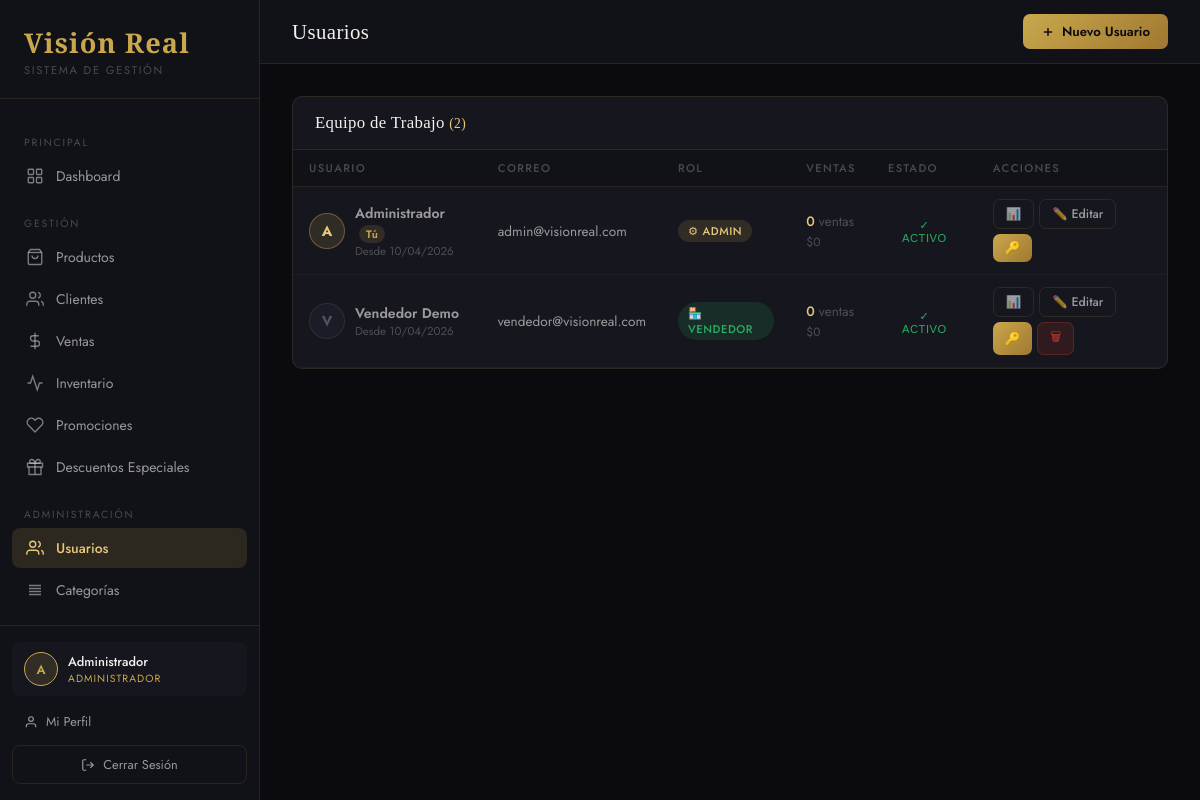
/views/usuarios.php (signed in), run on the app's committed database.
### tables this page shows
CREATE TABLE IF NOT EXISTS usuarios (
    id INT AUTO_INCREMENT PRIMARY KEY,
    nombre VARCHAR(100) NOT NULL,
    email VARCHAR(150) NOT NULL UNIQUE,
    password VARCHAR(255) NOT NULL,
    rol ENUM('administrador','gestor_inventario','vendedor') NOT NULL DEFAULT 'vendedor',
    activo TINYINT(1) DEFAULT 1,
    created_at TIMESTAMP DEFAULT CURRENT_TIMESTAMP
);

### config/session.php (called while the page is built, shortened)
<?php
function getRol()      { return $_SESSION['user_rol'] ?? ''; }
function isAdmin()     { return getRol() === 'administrador'; }
function getCurrentUser() {
    return [
        'id'     => $_SESSION['user_id']    ?? null,
        'nombre' => $_SESSION['user_nombre'] ?? '',
        'email'  => $_SESSION['user_email']  ?? '',
        'rol'    => $_SESSION['user_rol']    ?? '',
    ];
}
?>

### models/Usuario.php (called while the page is built, shortened)
<?php
require_once __DIR__ . '/../config/database.php';
class Usuario {
    private $db;
    public function __construct() { $this->db = Database::getInstance(); }
    public function getAll() {
        $r = $this->db->query("SELECT id, nombre, email, rol, activo, created_at FROM usuarios ORDER BY rol ASC, nombre ASC");
        $a = []; while($row=$r->fetch_assoc()) $a[]=$row; return $a;
    }
    public function getResumenVentas($usuario_id) {
        $s = $this->db->prepare(
            "SELECT COUNT(*) as total_ventas, COALESCE(SUM(total),0) as total_monto
             FROM ventas WHERE usuario_id=? AND estado='completada'"
        );
        $s->bind_param("i",$usuario_id); $s->execute();
        return $s->get_result()->fetch_assoc();
    }
}
?>

### config/database.php (called while the page is built, shortened)
<?php
class Database {
    private static $instance = null;
    private $connection;
    private function __construct() {
        $this->connection = new mysqli(DB_HOST, DB_USER, DB_PASS, DB_NAME);
        $this->connection->set_charset(DB_CHARSET);
    }
    public static function getInstance() {
        if (self::$instance === null) self::$instance = new Database();
        return self::$instance;
    }
    public function query($sql)     { return $this->connection->query($sql); }
    public function prepare($sql)   { return $this->connection->prepare($sql); }
}
?>

### views/usuarios.php (the view, shortened to what this page needs)
<?php
require_once __DIR__ . '/../models/Usuario.php';
$um  = new Usuario();
$usuarios = $um->getAll();
include __DIR__ . '/partials/head.php';
?>
<div class="layout">
<?php include __DIR__ . '/partials/sidebar.php'; ?>
<div class="main">
  <header class="topbar">
    <div class="topbar-left">
      <h1 class="page-title">Usuarios</h1>
    </div>
    <div class="topbar-right">
      <button class="btn btn-primary" onclick="abrirNuevo()">
        <svg width="14" height="14" viewBox="0 0 24 24" fill="none" stroke="currentColor" stroke-width="2.5"><line x1="12" y1="5" x2="12" y2="19"/><line x1="5" y1="12" x2="19" y2="12"/></svg>
        Nuevo Usuario
      </button>
    </div>
  </header>
  <div class="content">
    <div class="card">
      <div class="card-header">
        <span class="card-title">Equipo de Trabajo <span style="color:var(--gold-light);font-size:.85rem">(<?=count($usuarios)?>)</span></span>
      </div>
      <div class="table-wrap">
        <table>
          <thead>
            <tr><th>Usuario</th><th>Correo</th><th>Rol</th><th>Ventas</th><th>Estado</th><th>Acciones</th></tr>
          </thead>
          <tbody>
            <?php foreach($usuarios as $u):
              $resumen = $um->getResumenVentas($u['id']);
              $esYo = $u['id'] == $_SESSION['user_id'];
            ?>
            <tr>
              <td>
                <div style="display:flex;align-items:center;gap:10px">
                  <div style="width:36px;height:36px;border-radius:50%;background:<?=$u['rol']==='administrador'?'var(--gold-dim)':'var(--bg-hover)'?>;color:<?=$u['rol']==='administrador'?'var(--gold-light)':'var(--white-muted)'?>;display:flex;align-items:center;justify-content:center;font-size:.9rem;font-weight:700;flex-shrink:0;border:1px solid <?=$u['rol']==='administrador'?'rgba(201,168,76,.4)':'var(--border)'?>">
                    <?=strtoupper(substr($u['nombre'],0,1))?>
                  </div>
                  <div>
                    <div style="font-weight:600"><?=htmlspecialchars($u['nombre'])?><?=$esYo?' <span style="font-size:.68rem;background:var(--gold-dim);color:var(--gold);padding:1px 7px;border-radius:10px;margin-left:4px">Tú</span>':''?></div>
                    <div style="font-size:.72rem;color:var(--white-muted)">Desde <?=date('d/m/Y',strtotime($u['created_at']))?></div>
                  </div>
                </div>
              </td>
              <td style="font-size:.85rem"><?=htmlspecialchars($u['email'])?></td>
              <td>
                <?php
                  if($u['rol']==='administrador') echo '<span class="badge badge-info">⚙ Admin</span>';
                  elseif($u['rol']==='gestor_inventario') echo '<span class="badge badge-warning">📦 Gestor</span>';
                  else echo '<span class="badge badge-success">🏪 Vendedor</span>';
                ?>
              </td>
              <td>
                <div style="font-size:.85rem">
                  <strong style="color:var(--gold-light)"><?=$resumen['total_ventas']?></strong>
                  <span style="color:var(--white-muted)"> ventas</span><br>
                  <span style="font-size:.75rem;color:var(--white-muted)">$<?=number_format($resumen['total_monto'],0,',','.')?></span>
                </div>
              </td>
              <td>
                <form method="POST" style="display:inline">
                  <?php
                    $badgeClass = $u['activo'] ? 'badge-success' : 'badge-danger';
                    $disabledAttr = $esYo ? 'disabled title="No puedes desactivarte"' : '';
                    $labelBtn = $u['activo'] ? '✓ Activo' : '✕ Inactivo';
                  ?>
                  <button type="submit" class="badge <?=$badgeClass?>" style="cursor:pointer;border:none;background:inherit" <?=$disabledAttr?>>
                    <?=$labelBtn?>
                  </button>
                </form>
              </td>
              <td>
                <div style="display:flex;gap:5px;flex-wrap:wrap">
                  <a href="usuarios.php?ventas=<?=$u['id']?>" class="btn btn-outline btn-sm" title="Ver ventas">📊</a>
                  <button class="btn btn-outline btn-sm" onclick="abrirEditar(this)">✏️ Editar</button>
                  <button class="btn btn-primary btn-sm" onclick="abrirPassword(this)">🔑</button>
                  <?php if(!$esYo): ?>
                  <button class="btn btn-danger btn-sm" onclick="desactivar(this)">🗑</button>
                  <?php endif;?>
                </div>
              </td>
            </tr>
            <?php endforeach;?>
          </tbody>
        </table>
      </div>
    </div>
  </div>
</div>
</div>
</body>
</html>

### views/partials/sidebar.php (shortened to what this page needs)
<?php
$user = getCurrentUser();
$ini  = strtoupper(substr($user['nombre'], 0, 1));
$cur  = basename($_SERVER['PHP_SELF']);
?>
<aside class="sidebar" id="sidebar">
  <div class="sidebar-logo">
    <div class="brand">Visión Real</div>
    <div class="tagline">Sistema de Gestión</div>
  </div>
  <nav class="sidebar-nav">
    <div class="nav-section-label">Principal</div>
    <a href="<?=BASE_URL?>/views/dashboard.php" class="nav-item <?=$cur==='dashboard.php'?'active':''?>">
      <svg class="icon" viewBox="0 0 24 24" fill="none" stroke="currentColor" stroke-width="1.8"><rect x="3" y="3" width="7" height="7" rx="1"/><rect x="14" y="3" width="7" height="7" rx="1"/><rect x="3" y="14" width="7" height="7" rx="1"/><rect x="14" y="14" width="7" height="7" rx="1"/></svg>
      Dashboard
    </a>
    <div class="nav-section-label">Gestión</div>
    <a href="<?=BASE_URL?>/views/productos.php" class="nav-item <?=$cur==='productos.php'?'active':''?>">
      <svg class="icon" viewBox="0 0 24 24" fill="none" stroke="currentColor" stroke-width="1.8"><path d="M6 2L3 6v14a2 2 0 002 2h14a2 2 0 002-2V6l-3-4z"/><line x1="3" y1="6" x2="21" y2="6"/><path d="M16 10a4 4 0 01-8 0"/></svg>
      Productos
    </a>
    <a href="<?=BASE_URL?>/views/clientes.php" class="nav-item <?=$cur==='clientes.php'?'active':''?>">
      <svg class="icon" viewBox="0 0 24 24" fill="none" stroke="currentColor" stroke-width="1.8"><path d="M17 21v-2a4 4 0 00-4-4H5a4 4 0 00-4 4v2"/><circle cx="9" cy="7" r="4"/><path d="M23 21v-2a4 4 0 00-3-3.87M16 3.13a4 4 0 010 7.75"/></svg>
      Clientes
    </a>
    <a href="<?=BASE_URL?>/views/ventas.php" class="nav-item <?=$cur==='ventas.php'?'active':''?>">
      <svg class="icon" viewBox="0 0 24 24" fill="none" stroke="currentColor" stroke-width="1.8"><line x1="12" y1="1" x2="12" y2="23"/><path d="M17 5H9.5a3.5 3.5 0 000 7h5a3.5 3.5 0 010 7H6"/></svg>
      Ventas
    </a>
    <a href="<?=BASE_URL?>/views/inventario.php" class="nav-item <?=$cur==='inventario.php'?'active':''?>">
      <svg class="icon" viewBox="0 0 24 24" fill="none" stroke="currentColor" stroke-width="1.8"><polyline points="22 12 18 12 15 21 9 3 6 12 2 12"/></svg>
      Inventario
    </a>
    <?php if(isAdmin()): ?>
    <a href="<?=BASE_URL?>/views/promociones.php" class="nav-item <?=$cur==='promociones.php'?'active':''?>">
      <svg class="icon" viewBox="0 0 24 24" fill="none" stroke="currentColor" stroke-width="1.8"><path d="M20.84 4.61a5.5 5.5 0 00-7.78 0L12 5.67l-1.06-1.06a5.5 5.5 0 00-7.78 7.78l1.06 1.06L12 21.23l7.78-7.78 1.06-1.06a5.5 5.5 0 000-7.78z"/></svg>
      Promociones
    </a>
    <?php endif; ?>
    <?php if(isAdmin()): ?>
    <a href="<?=BASE_URL?>/views/descuentos.php" class="nav-item <?=$cur==='descuentos.php'?'active':''?>">
      <svg class="icon" viewBox="0 0 24 24" fill="none" stroke="currentColor" stroke-width="1.8"><path d="M20 12V22H4V12"/><path d="M22 7H2v5h20V7z"/><path d="M12 22V7"/><path d="M12 7H7.5a2.5 2.5 0 010-5C11 2 12 7 12 7z"/><path d="M12 7h4.5a2.5 2.5 0 000-5C13 2 12 7 12 7z"/></svg>
      Descuentos Especiales
    </a>
    <div class="nav-section-label">Administración</div>
    <a href="<?=BASE_URL?>/views/usuarios.php" class="nav-item <?=$cur==='usuarios.php'?'active':''?>">
      <svg class="icon" viewBox="0 0 24 24" fill="none" stroke="currentColor" stroke-width="1.8"><path d="M17 21v-2a4 4 0 00-4-4H5a4 4 0 00-4 4v2"/><circle cx="9" cy="7" r="4"/><path d="M23 21v-2a4 4 0 00-3-3.87M16 3.13a4 4 0 010 7.75"/></svg>
      Usuarios
    </a>
    <a href="<?=BASE_URL?>/views/categorias.php" class="nav-item <?=$cur==='categorias.php'?'active':''?>">
      <svg class="icon" viewBox="0 0 24 24" fill="none" stroke="currentColor" stroke-width="1.8"><path d="M4 6h16M4 10h16M4 14h16M4 18h16"/></svg>
      Categorías
    </a>
    <?php endif; ?>
  </nav>
  <div class="sidebar-footer">
    <div class="user-card">
      <div class="user-avatar"><?=htmlspecialchars($ini)?></div>
      <div class="user-info">
        <div class="user-name"><?=htmlspecialchars($user['nombre'])?></div>
        <div class="user-role"><?=htmlspecialchars($user['rol'])?></div>
      </div>
    </div>
    <a href="<?=BASE_URL?>/views/perfil.php" style="display:flex;align-items:center;gap:8px;padding:8px 12px;border-radius:8px;color:var(--white-dim);text-decoration:none;font-size:.8rem;transition:.2s;margin-bottom:6px" onmouseover="this.style.background='var(--bg-hover)'" onmouseout="this.style.background='transparent'">
      <svg width="14" height="14" viewBox="0 0 24 24" fill="none" stroke="currentColor" stroke-width="2"><path d="M20 21v-2a4 4 0 00-4-4H8a4 4 0 00-4 4v2"/><circle cx="12" cy="7" r="4"/></svg>
      Mi Perfil
    </a>
    <a href="<?=BASE_URL?>/controllers/AuthController.php?action=logout" class="btn-logout">
      <svg width="14" height="14" viewBox="0 0 24 24" fill="none" stroke="currentColor" stroke-width="2"><path d="M9 21H5a2 2 0 01-2-2V5a2 2 0 012-2h4M16 17l5-5-5-5M21 12H9"/></svg>
      Cerrar Sesión
    </a>
  </div>
</aside>

### data on the page
usuarios: nombre "A", nombre "Administrador", rol "ADMINISTRADOR", shows "Tú", created_at "10/04/2026", email "admin@visionreal.com", shows "⚙ ADMIN", total_ventas "0", total_monto "0", activo "✓ ACTIVO"
usuarios: nombre "V", nombre "Vendedor Demo", created_at "10/04/2026", email "vendedor@visionreal.com", rol "🏪 VENDEDOR", total_ventas "0", total_monto "0", activo "✓ ACTIVO"

### other printed values
count($usuarios) "2"
